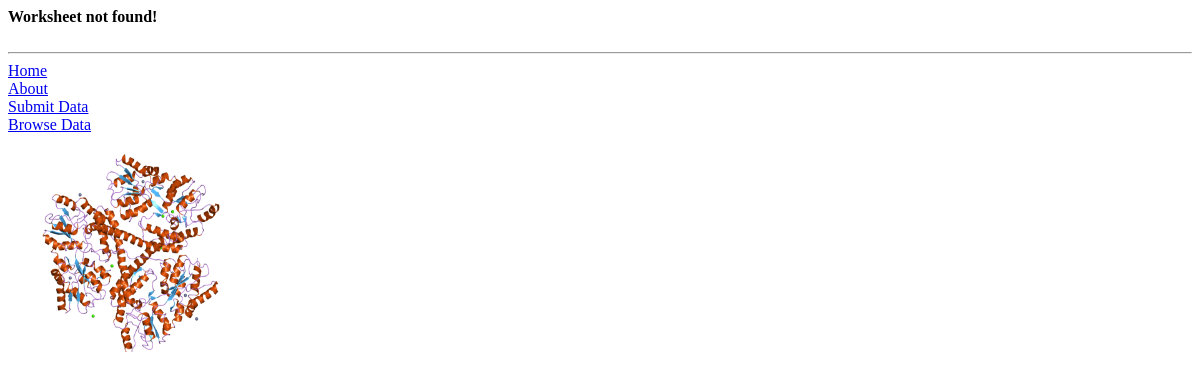
The app's page /hd/worksheet/ws1235, older data.
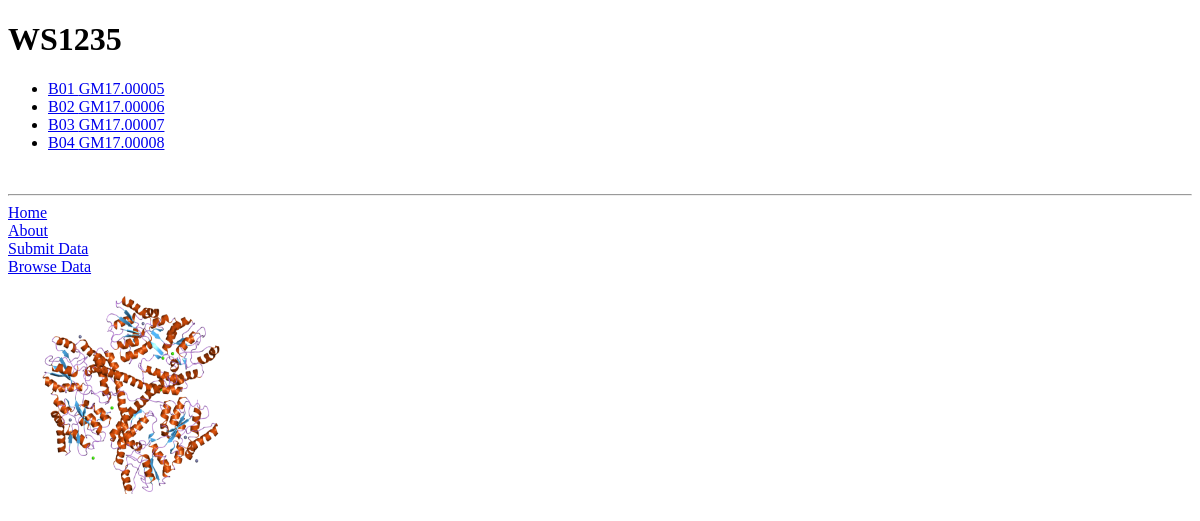
The same page, newer data.
### HD/models.py (models this page shows, shortened)
class Worksheet(models.Model):
    ws_number = models.CharField(max_length=16, unique=True, null=False)
    datetime = models.DateTimeField(null=True, unique=True)
    panel = models.CharField(max_length=32, unique=False, null=False)
    size = models.CharField(max_length=16, unique=False, null=False)
    analysis_type = models.CharField(max_length=32, unique=False, null=False)
    software = models.CharField(max_length=128, unique=False, null=False)
    slug = models.SlugField(unique=True)

class Well(models.Model):
    worksheet = models.ForeignKey(Worksheet)
    sample = models.ForeignKey(Sample)
    well_name = models.CharField(max_length=8, null=False)

class Sample(models.Model):
    sample_number = models.CharField(max_length=12, null=False, unique=True)
    def __str__(self): # For Python 2, use __unicode__ too
        return self.sample_number

### HD/views.py (the view)
# urls.py: url(r'^worksheet/(?P<ws_number_slug>[\w\-]+)$', views.show_worksheet, name='show_worksheet'),
def show_worksheet(request, ws_number_slug):
    context_dict = {}
    try:
        worksheet = Worksheet.objects.get(slug=ws_number_slug)
        wells = Well.objects.filter(worksheet=worksheet)
        context_dict["wells"] = wells
        context_dict["worksheet"] = worksheet
    except Worksheet.DoesNotExist:
        context_dict["wells"] = None
        context_dict["worksheet"] = None
    return render(request, "HD/worksheet.html", context_dict)

### templates/HD/worksheet.html (shortened to what this page needs)
{% extends 'HD/base.html' %}
{% load staticfiles %}
{% block bodyblock %}
    <div>
    {% if worksheet %}
        <h1>{{worksheet.ws_number}}</h1>
        <ul>
        {% for well in wells %}
            <li>
            <a href="/hd/worksheet/{{worksheet.slug}}/{{well.well_name}}">{{ well.well_name }} {{ well.sample }}</a>
            </li>
        {% endfor %}
    {% else %}
        <strong>Worksheet not found!</strong>
    {% endif %}
        </ul>
</div><br/>
{% endblock %}

Row changes from the older to the newer data that the page shows:
now on this page (row edited): Worksheet: ws_number "WS1235"
now on this page (row unchanged): Well: well_name "B01", sample "GM17.00005"
now on this page (row unchanged): Well: well_name "B02", sample "GM17.00006"
now on this page (row unchanged): Well: well_name "B03", sample "GM17.00007"
now on this page (row unchanged): Well: well_name "B04", sample "GM17.00008"
Text that changed along with them:
text no longer shown: "Worksheet not found!"
